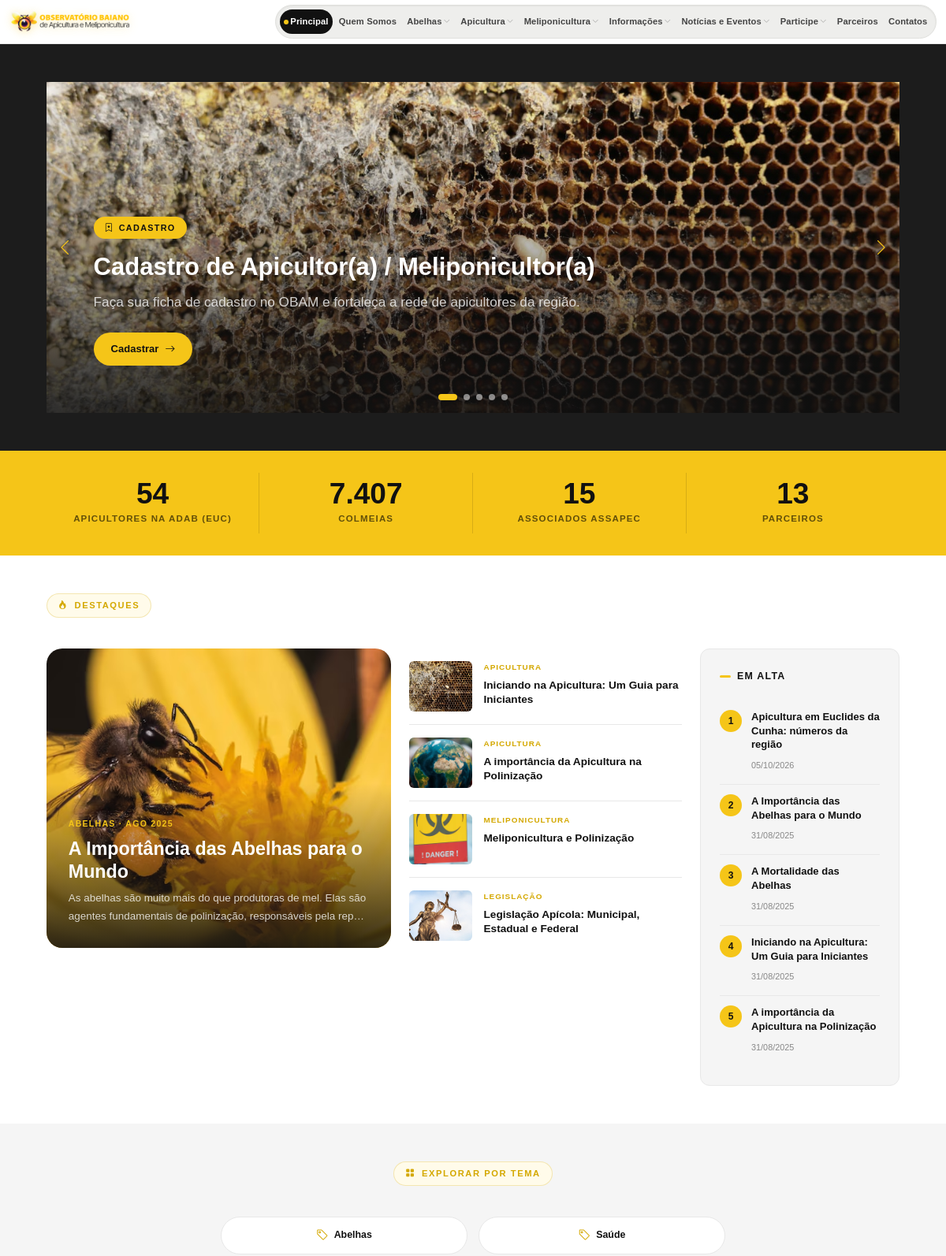
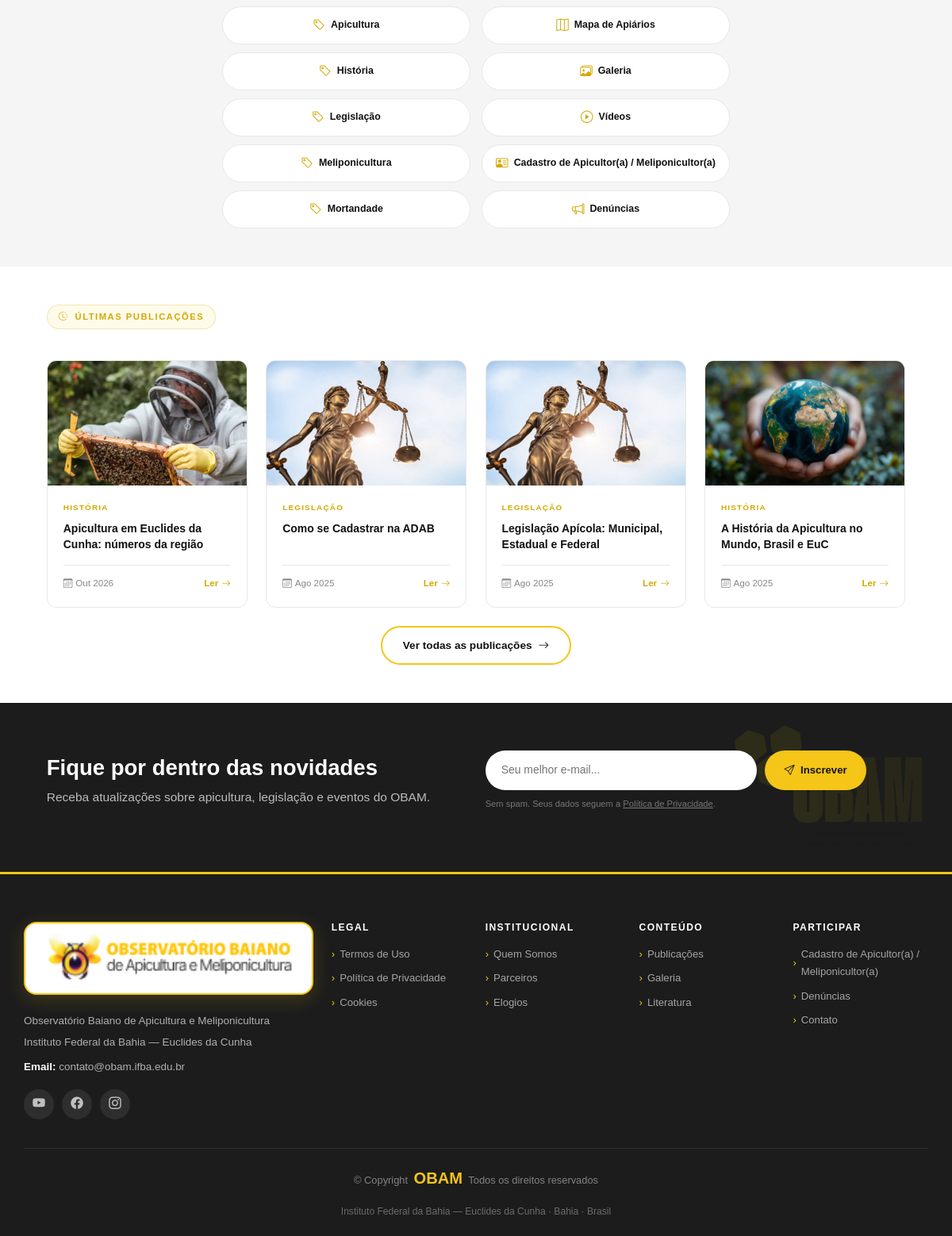
The page / on the database its author committed (2 pictures, top to bottom).
### tables this page shows
CREATE TABLE menu_items (id INT AUTO_INCREMENT PRIMARY KEY, parent_id INT NULL, label VARCHAR(120) NOT NULL, url VARCHAR(255) NOT NULL DEFAULT '#', ordem INT NOT NULL DEFAULT 0, visivel TINYINT(1) NOT NULL DEFAULT 1);

CREATE TABLE slides (id INT AUTO_INCREMENT PRIMARY KEY, tag VARCHAR(60), titulo VARCHAR(200) NOT NULL, texto VARCHAR(400), botao VARCHAR(60), url VARCHAR(255), imagem VARCHAR(255), ordem INT NOT NULL DEFAULT 0, ativo TINYINT(1) NOT NULL DEFAULT 1);

CREATE TABLE home_sections (id INT AUTO_INCREMENT PRIMARY KEY, chave VARCHAR(40) NOT NULL UNIQUE, titulo VARCHAR(120) NOT NULL, ativo TINYINT(1) NOT NULL DEFAULT 1, ordem INT NOT NULL DEFAULT 0);

CREATE TABLE posts (id INT AUTO_INCREMENT PRIMARY KEY, tipo ENUM('post','page') NOT NULL DEFAULT 'post', titulo VARCHAR(255) NOT NULL, slug VARCHAR(190) NOT NULL UNIQUE, categoria VARCHAR(80), resumo VARCHAR(400), conteudo MEDIUMTEXT, imagem VARCHAR(255), autor VARCHAR(120), publicado_em DATE, status ENUM('publicado','rascunho') NOT NULL DEFAULT 'publicado', destaque TINYINT(1) NOT NULL DEFAULT 0, lista_home TINYINT(1) NOT NULL DEFAULT 0, ordem INT NOT NULL DEFAULT 0, visualizacoes INT NOT NULL DEFAULT 0, criado_em DATETIME NOT NULL DEFAULT CURRENT_TIMESTAMP, atualizado_em DATETIME NOT NULL DEFAULT CURRENT_TIMESTAMP ON UPDATE CURRENT_TIMESTAMP, KEY (tipo,status), KEY (categoria));

### inc/layout.php (the view, shortened to what the rows shown need)
<?php
require_once __DIR__ . '/bootstrap.php';
function menu_tree(): array {
    $rows = qa('SELECT * FROM menu_items WHERE visivel=1 ORDER BY ordem, id');
    $t = []; foreach ($rows as $r) if (!$r['parent_id']) { $r['kids'] = []; $t[$r['id']] = $r; }
    foreach ($rows as $r) if ($r['parent_id'] && isset($t[$r['parent_id']])) $t[$r['parent_id']]['kids'][] = $r;
    return $t;
}
function current_rel(): string { return basename($_SERVER['SCRIPT_NAME']) . (!empty($_SERVER['QUERY_STRING']) ? '?' . $_SERVER['QUERY_STRING'] : ''); }
function item_active(array $i): bool {
    $c = current_rel(); $x = $i['url'];
    $xs = rawurldecode($x); $cs = rawurldecode($c);
    return $xs === $cs || (!str_contains($xs, '?') && $xs === basename($_SERVER['SCRIPT_NAME']) && $xs !== 'post.php' && $xs !== 'publicacoes.php');
}
function render_menu(): string {
    $o = '<ul>';
    foreach (menu_tree() as $m) {
        if ($m['kids']) {
            $act = false; foreach ($m['kids'] as $k) if (item_active($k)) $act = true;
            $o .= '<li class="dropdown"><a href="#"' . ($act ? ' class="active"' : '') . '><span>' . e($m['label']) . '</span> <i class="bi bi-chevron-down toggle-dropdown"></i></a><ul>';
            foreach ($m['kids'] as $k) $o .= '<li><a href="' . e(link_url($k['url'])) . '"' . (item_active($k) ? ' class="active"' : '') . '>' . e($k['label']) . '</a></li>';
            $o .= '</ul></li>';
        } else {
            $o .= '<li><a href="' . e(link_url($m['url'])) . '"' . (item_active($m) ? ' class="active"' : '') . '>' . e($m['label']) . '</a></li>';
        }
    }
    return $o . '</ul>';
}
function site_header(string $title, string $bodyClass = '', string $desc = ''): void {
    $name = cfg('site_nome', 'OBAM'); ?>
<!DOCTYPE html>
<html lang="pt-BR">
<head>
  <link href="<?= u('assets/vendor/bootstrap/css/bootstrap.min.css') ?>" rel="stylesheet">
  <link href="<?= u('assets/vendor/bootstrap-icons/bootstrap-icons.css') ?>" rel="stylesheet">
  <link href="<?= u('assets/vendor/aos/aos.css') ?>" rel="stylesheet">
  <link href="<?= u('assets/vendor/swiper/swiper-bundle.min.css') ?>" rel="stylesheet">
  <link href="<?= u('assets/css/main.css') . '?v=' . @filemtime(__DIR__ . '/../assets/css/main.css') ?>" rel="stylesheet">
  <link href="<?= u('assets/css/extra.css') . '?v=' . @filemtime(__DIR__ . '/../assets/css/extra.css') ?>" rel="stylesheet">
</head>
<body class="<?= e($bodyClass) ?>">
<header id="header" class="header d-flex align-items-center sticky-top">
  <div class="container d-flex align-items-center justify-content-between">
    <nav id="navmenu" class="navmenu" aria-label="Menu principal"><?= render_menu() ?></nav>
  </div>
</header>
<main class="main">
<?php $f = flash_html(); if ($f): ?><div class="container pt-3"><?= $f ?></div><?php endif;
}
function page_title(string $h1, array $crumbs = []): void { ?>
<?php }
function site_footer(): void {
    $name = cfg('site_nome', 'OBAM'); ?>
</main>
</body></html>
<?php }
function post_card(array $p, int $delay = 0, string $col = 'col-sm-6 col-lg-3'): void { ?>
<div class="<?= e($col) ?>" data-aos="fade-up" data-aos-delay="<?= $delay ?>"><div class="post-card">
  <div class="card-thumb"><img src="<?= e(img_url($p['imagem'] ?: 'assets/image/honeycomb.jpg')) ?>" alt="<?= e($p['titulo']) ?>" loading="lazy"></div>
  <div class="card-body"><div class="card-cat"><?= e($p['categoria']) ?></div><h3><a href="<?= u('post.php?slug=' . urlencode($p['slug'])) ?>"><?= e($p['titulo']) ?></a></h3>
  <div class="card-footer-inner"><span><i class="bi bi-calendar3 me-1"></i><?= e($p['publicado_em'] ? month_pt($p['publicado_em']) : '') ?></span><a href="<?= u('post.php?slug=' . urlencode($p['slug'])) ?>" class="read-link">Ler <i class="bi bi-arrow-right"></i></a></div></div>
</div></div>
<?php }

### index.php
<?php
require __DIR__ . '/inc/layout.php';
site_header('Início', 'index-page', cfg('site_subtitulo'));
foreach (qa('SELECT chave FROM home_sections WHERE ativo=1 ORDER BY ordem,id') as $s) {
    $f = __DIR__ . '/inc/home/' . basename($s['chave']) . '.php';
    if (is_file($f)) include $f;
}
site_footer();

### inc/home/slider.php (shortened to what the rows shown need)
<?php $slides = qa('SELECT * FROM slides WHERE ativo=1 ORDER BY ordem,id'); if (!$slides) return; ?>
<section id="slider" class="slider section dark-background"><div class="container" data-aos="fade-up">
  <div class="swiper init-swiper">
    <div class="swiper-wrapper">
    <?php foreach ($slides as $s): ?>
      <div class="swiper-slide" style="background-image:url('<?= e(img_url($s['imagem'])) ?>');"><div class="content">
        <?php if ($s['tag']): ?><span class="slide-tag"><i class="bi bi-bookmark-star"></i> <?= e($s['tag']) ?></span><?php endif; ?>
        <h2><a href="<?= e(link_url($s['url'])) ?>"><?= e($s['titulo']) ?></a></h2>
        <p><?= e($s['texto']) ?></p>
        <?php if ($s['botao']): ?><a href="<?= e(link_url($s['url'])) ?>" class="slide-cta"><?= e($s['botao']) ?> <i class="bi bi-arrow-right"></i></a><?php endif; ?>
      </div></div>
    <?php endforeach; ?>
    </div>
    <div class="swiper-button-next"></div><div class="swiper-button-prev"></div><div class="swiper-pagination"></div>
  </div></div></section>

### inc/home/stats.php
<section class="stats-strip"><div class="container"><div class="row g-0">
<?php for ($i = 1; $i <= 4; $i++): if (cfg("stat{$i}_num") === '' && cfg("stat{$i}_label") === '') continue; ?>
  <div class="col-6 col-md-3 stat-item"><div class="stat-number"><?= e(cfg("stat{$i}_num")) ?></div><div class="stat-label"><?= e(cfg("stat{$i}_label")) ?></div></div>
<?php endfor; ?>
</div></div></section>

### inc/home/destaques.php
<?php
$feat = q1("SELECT * FROM posts WHERE tipo='post' AND status='publicado' AND destaque=1 ORDER BY publicado_em DESC, id DESC LIMIT 1");
$list = qa("SELECT * FROM posts WHERE tipo='post' AND status='publicado' AND lista_home=1 ORDER BY ordem, publicado_em DESC LIMIT 4");
$hot  = qa("SELECT * FROM posts WHERE tipo='post' AND status='publicado' ORDER BY visualizacoes DESC, publicado_em DESC LIMIT 5");
if (!$feat && !$list && !$hot) return; ?>
<section class="section"><div class="container">
  <div class="d-flex align-items-center gap-3 mb-4" data-aos="fade-up"><span class="section-label"><i class="bi bi-fire"></i> Destaques</span></div>
  <div class="row g-4">
    <div class="col-lg-5" data-aos="fade-right"><?php if ($feat): ?>
      <a href="<?= u('post.php?slug=' . urlencode($feat['slug'])) ?>" class="featured-img-card">
        <img src="<?= e(img_url($feat['imagem'])) ?>" alt="<?= e($feat['titulo']) ?>"><div class="overlay"></div>
        <div class="card-info"><div class="card-tag"><?= e($feat['categoria']) ?> · <?= e(month_pt($feat['publicado_em'])) ?></div><h2><?= e($feat['titulo']) ?></h2><p><?= e($feat['resumo'] ?: mb_strimwidth(strip_tags($feat['conteudo']), 0, 120, '…')) ?></p></div>
      </a><?php endif; ?></div>
    <div class="col-lg-4" data-aos="fade-up" data-aos-delay="100">
      <?php foreach ($list as $p): ?>
      <div class="article-row"><div class="thumb"><img src="<?= e(img_url($p['imagem'])) ?>" alt="" loading="lazy"></div>
        <div><div class="cat"><?= e($p['categoria']) ?></div><h4><a href="<?= u('post.php?slug=' . urlencode($p['slug'])) ?>"><?= e($p['titulo']) ?></a></h4></div></div>
      <?php endforeach; ?></div>
    <div class="col-lg-3" data-aos="fade-left"><div class="trending-box h-100"><div class="box-title">Em Alta</div><ul class="trending-list">
      <?php foreach ($hot as $i => $p): ?><li><span class="num"><?= $i + 1 ?></span><div><h5><a href="<?= u('post.php?slug=' . urlencode($p['slug'])) ?>"><?= e($p['titulo']) ?></a></h5><span class="tdate"><?= e(fdate($p['publicado_em'])) ?></span></div></li><?php endforeach; ?>
    </ul></div></div>
  </div></div></section>

### inc/home/temas.php
<?php $cats = qa("SELECT categoria, COUNT(*) n FROM posts WHERE tipo='post' AND status='publicado' AND categoria<>'' GROUP BY categoria ORDER BY categoria"); ?>
<section class="section" style="background:var(--gray-100);padding:48px 0;"><div class="container" data-aos="fade-up">
  <div class="text-center mb-4"><span class="section-label"><i class="bi bi-grid-fill"></i> Explorar por Tema</span></div>
  <div class="topic-pills">
    <?php foreach ($cats as $c): ?><a href="<?= u('publicacoes.php?cat=' . urlencode($c['categoria'])) ?>" class="topic-pill"><i class="bi bi-tag"></i> <?= e($c['categoria']) ?></a><?php endforeach; ?>
    <a href="<?= u('mapa.php') ?>" class="topic-pill"><i class="bi bi-map"></i> Mapa de Apiários</a>
    <a href="<?= u('galeria.php') ?>" class="topic-pill"><i class="bi bi-images"></i> Galeria</a>
    <a href="<?= u('videos.php') ?>" class="topic-pill"><i class="bi bi-play-circle"></i> Vídeos</a>
    <a href="<?= u('cadastro.php') ?>" class="topic-pill"><i class="bi bi-person-vcard"></i> Cadastro de Apicultor(a) / Meliponicultor(a)</a>
    <a href="<?= u('denuncias.php') ?>" class="topic-pill"><i class="bi bi-megaphone"></i> Denúncias</a>
  </div></div></section>

### inc/home/ultimas.php
<?php $posts = qa("SELECT * FROM posts WHERE tipo='post' AND status='publicado' ORDER BY publicado_em DESC, id DESC LIMIT 4"); if (!$posts) return; ?>
<section class="section"><div class="container">
  <div class="d-flex align-items-center gap-3 mb-4" data-aos="fade-up"><span class="section-label"><i class="bi bi-clock-history"></i> Últimas Publicações</span></div>
  <div class="row g-4"><?php foreach ($posts as $i => $p) post_card($p, $i * 50); ?></div>
  <div class="text-center mt-4"><a href="<?= u('publicacoes.php') ?>" class="btn-outline-y">Ver todas as publicações <i class="bi bi-arrow-right"></i></a></div>
</div></section>

### inc/home/newsletter.php (shortened to what the rows shown need)
<section class="newsletter-strip"><div class="container"><div class="row align-items-center g-4" data-aos="fade-up">
  <div class="col-lg-6"><h3><?= e(cfg('newsletter_titulo')) ?></h3><p><?= e(cfg('newsletter_texto')) ?></p></div>
  <div class="col-lg-6">
    <form class="nl-form" method="post" action="<?= u('newsletter.php') ?>"><?= csrf_field() ?>
      <input type="email" name="email" placeholder="Seu melhor e-mail..." required maxlength="160">
      <button type="submit"><i class="bi bi-send me-1"></i> Inscrever</button>
    </form>
    <p style="font-size:.72rem;color:rgba(255,255,255,.4);margin-top:8px;">Sem spam. Seus dados seguem a <a href="<?= u('post.php?slug=politica-privacidade') ?>" style="color:inherit;text-decoration:underline">Política de Privacidade</a>.</p>
  </div></div></div></section>

### rows shown on the page
menu_items: label "Principal"
menu_items: label "Quem Somos"
menu_items: label "Abelhas"
menu_items: label "Apicultura"
menu_items: label "Meliponicultura"
menu_items: label "Informações"
menu_items: label "Notícias e Eventos"
menu_items: label "Participe"
menu_items: label "Parceiros"
menu_items: label "Contatos"
slides: imagem (picture), tag "CADASTRO", titulo "Cadastro de Apicultor(a) / Meliponicultor(a)", texto "Faça sua ficha de cadastro no OBAM e fortaleça a rede de apicultores da região.", botao "Cadastrar"
home_sections: i "54", i "APICULTORES NA ADAB (EUC)", i "7.407", i "COLMEIAS", i "15", i "ASSOCIADOS ASSAPEC", i "13", i "PARCEIROS"
home_sections: posts.imagem (picture), posts.categoria "ABELHAS", posts.publicado_em "AGO 2025", posts.titulo "A Importância das Abelhas para o Mundo", posts.resumo+conteudo "As abelhas são muito mais do que produtoras de mel. Elas são agentes fundamentais de polinização, responsáveis pela rep…"
posts: imagem (picture), categoria "APICULTURA", titulo "Iniciando na Apicultura: Um Guia para Iniciantes", publicado_em "31/08/2025"
posts: imagem (picture), categoria "APICULTURA", titulo "A importância da Apicultura na Polinização", publicado_em "31/08/2025"
posts: imagem (picture), categoria "MELIPONICULTURA", titulo "Meliponicultura e Polinização"
posts: imagem (picture), categoria "LEGISLAÇÃO", titulo "Legislação Apícola: Municipal, Estadual e Federal", publicado_em "Ago 2025"
posts: titulo "Apicultura em Euclides da Cunha: números da região", publicado_em "05/10/2026", imagem (picture), categoria "HISTÓRIA", publicado_em "Out 2026"
posts: titulo "A Importância das Abelhas para o Mundo", publicado_em "31/08/2025"
posts: titulo "A Mortalidade das Abelhas", publicado_em "31/08/2025"
home_sections: categoria "Abelhas", categoria "Apicultura", categoria "História", categoria "Legislação", categoria "Meliponicultura", categoria "Mortandade", categoria "Saúde"
posts: imagem (picture), categoria "LEGISLAÇÃO", titulo "Como se Cadastrar na ADAB", publicado_em "Ago 2025"
posts: imagem (picture), categoria "HISTÓRIA", titulo "A História da Apicultura no Mundo, Brasil e EuC", publicado_em "Ago 2025"
home_sections: cfg "Fique por dentro das novidades", cfg "Receba atualizações sobre apicultura, legislação e eventos do OBAM."

### other values the page prints
cfg('site_subtitulo') "Observatório Baiano de Apicultura e Meliponicultura"
cfg('site_org') "Instituto Federal da Bahia — Euclides da Cunha"
cfg('email') "contato@obam.ifba.edu.br"
$name "OBAM"
